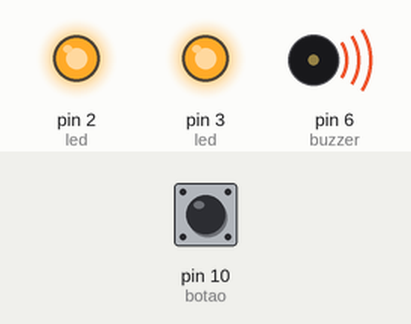
A sketch run on a simulated Arduino Uno, built with avr-gcc and run on an emulated ATmega328P. Shown: output pins drawn as LEDs (lit = HIGH), buzzer (waves = sounding, pin HIGH). The test bench sets the inputs (shaded band); at power-on: pin 10 (botao) HIGH.

Above: at 4.2 s.
4.3 s: pin 10 (botao) pulled LOW for 0.15 s
At 5.2 s:
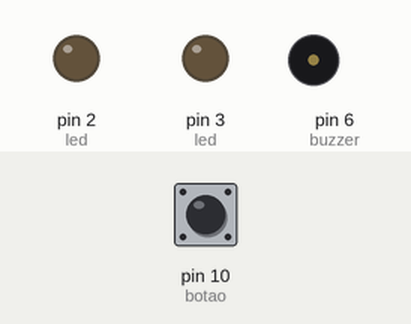
Timing chart, 0 to 8.9 s (numbered marks = the images above; inputs shaded):
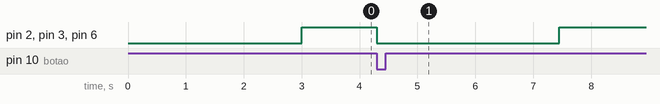

The sketch:

Thread_botao_led_buzzer.ino
```cpp
unsigned long int tempo_atual = 0;
unsigned long ultimo_tempo = 0;

void setup() {

  pinMode(10, INPUT);//botao
  pinMode(2, OUTPUT);//led
  pinMode(3, OUTPUT);//led
  pinMode(6, OUTPUT);//buzzer
}

void loop() {

  bool pino = digitalRead(10);
  tempo_atual = millis();

  if (pino == 0)//se botao solto
  {
    digitalWrite(2, LOW);//apaga led
    digitalWrite(3, LOW);//apaga led
    digitalWrite(6, LOW);//desliga buzzer
    ultimo_tempo = tempo_atual;
  }

  if ((pino == 1) && (tempo_atual - ultimo_tempo >= 3000))//se botao pressionado e 3 segundos se passou
  {
    digitalWrite(2, HIGH);//liga led
    digitalWrite(3, HIGH);//liga led
    digitalWrite(6, HIGH);//liga buzzer
    ultimo_tempo = tempo_atual;
  }
}
```

Measured:
- after the input at 4.3 s, pin 2 (led), pin 3 (led), pin 6 (buzzer): HIGH → LOW at once, → HIGH 3.1 s later
